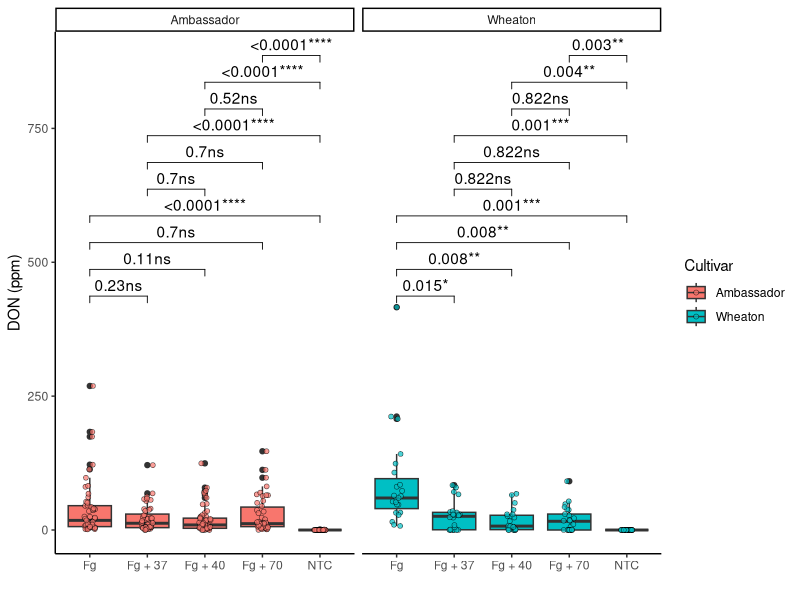
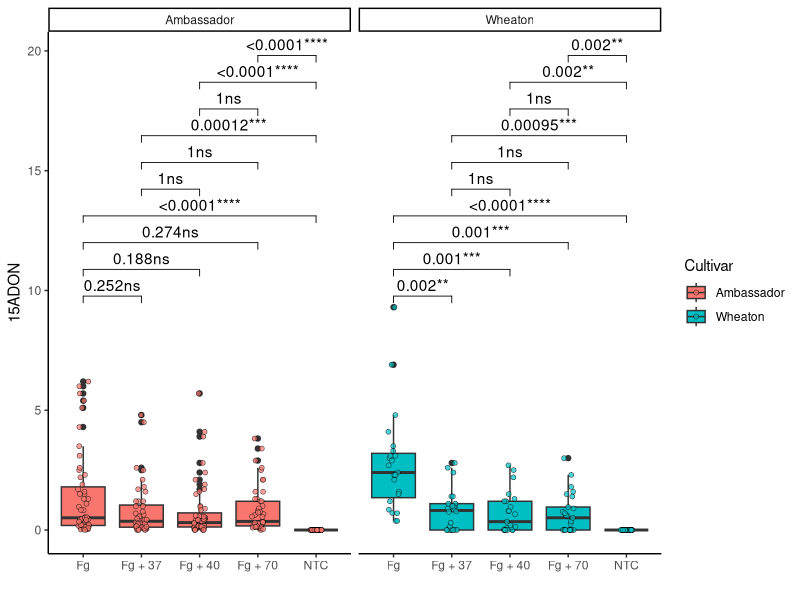
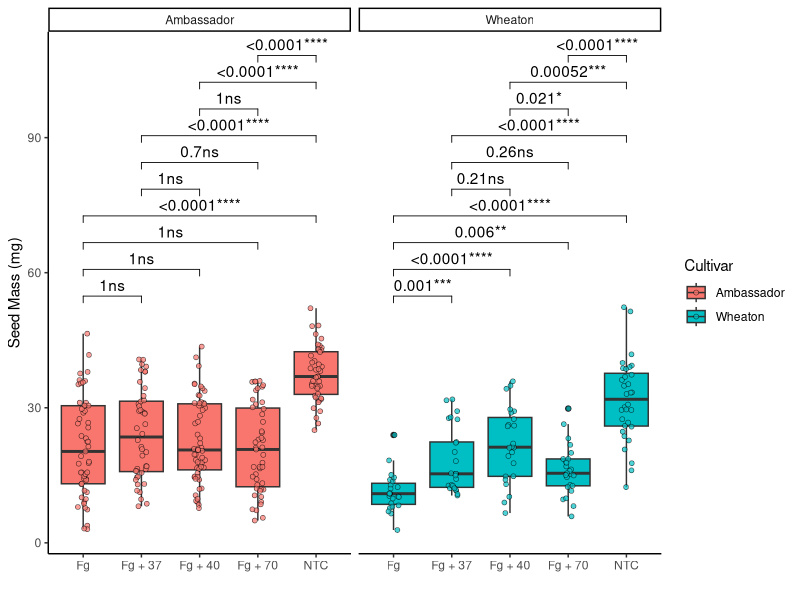
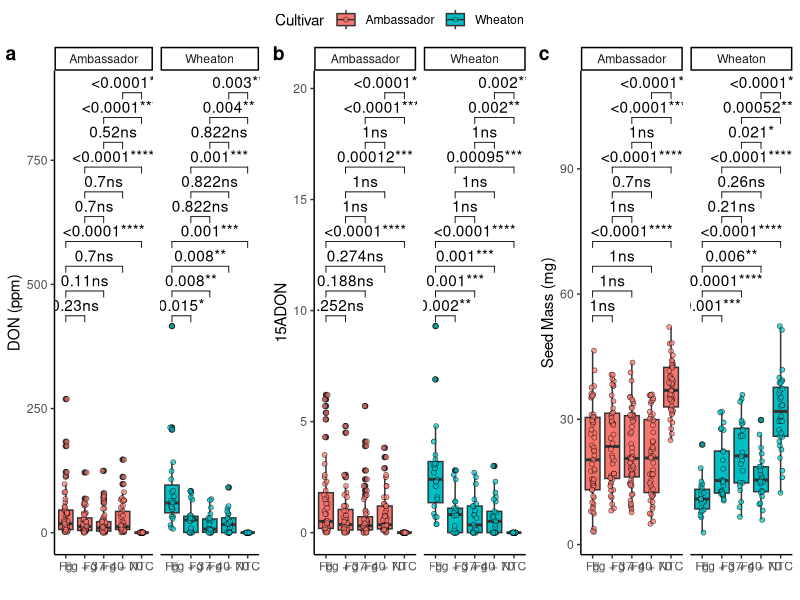

The R script that drew these images, in order:
## ---- chunk 1
#install.packages("ggpubr")
library(ggpubr)
#install.packages("ggplot2")
library(ggplot2)
## ---- chunk 2
cbbPalette  <- c("#000000", "#E69F00", "#56B4E9", "#009E73", "#F0E442", "#0072B2" , "#D55E00", "#CC79A7")
toxin.data <- read.csv("MycotoxinData.csv", na.strings = "na")
plot_DON_pwc <- ggplot(toxin.data, aes(x = Treatment, y = DON, fill = Cultivar)) +
  geom_boxplot(position = position_dodge(width = 0.8)) +
  geom_jitter(shape = 21, color = "black", size = 1.5, stroke = 0.3,
              position = position_jitterdodge(jitter.width = 0.2), alpha = 0.7) +
  geom_pwc(aes(group = Treatment), method = "t.test", 
           label = "{p.adj.format}{p.adj.signif}") +
  ylab("DON (ppm)") + xlab("") + 
  theme_classic() + 
  facet_wrap(~Cultivar)
plot_DON_pwc
## ---- chunk 3
plot_15ADON_pwc <- ggplot(toxin.data, aes(x = Treatment, y = X15ADON, fill = Cultivar)) +
  geom_boxplot(position = position_dodge(width = 0.8)) +
  geom_jitter(shape = 21, color = "black", size = 1.5, stroke = 0.3,
              position = position_jitterdodge(jitter.width = 0.2), alpha = 0.7) +
  geom_pwc(aes(group = Treatment), method = "t.test", 
           label = "{p.adj.format}{p.adj.signif}") +
  ylab("15ADON") + xlab("") + 
  theme_classic() + 
  facet_wrap(~Cultivar)
plot_15ADON_pwc
## ---- chunk 4
plot_SeedMass_pwc <- ggplot(toxin.data, aes(x = Treatment, y = MassperSeed_mg, fill = Cultivar)) +
  geom_boxplot(position = position_dodge(width = 0.8)) +
  geom_jitter(shape = 21, color = "black", size = 1.5, stroke = 0.3,
              position = position_jitterdodge(jitter.width = 0.2), alpha = 0.7) +
  geom_pwc(aes(group= Treatment), method = "t.test", 
           label = "{p.adj.format}{p.adj.signif}") +
  ylab("Seed Mass (mg)") + xlab("") + 
  theme_classic() + 
  facet_wrap(~Cultivar)
plot_SeedMass_pwc
## ---- chunk 5
combined_pwc <- ggarrange(plot_DON_pwc, plot_15ADON_pwc, plot_SeedMass_pwc,
                          ncol = 3, nrow = 1,
                          labels = c("a", "b", "c"),
                          common.legend = TRUE,
                          legend = "top")

combined_pwc 

